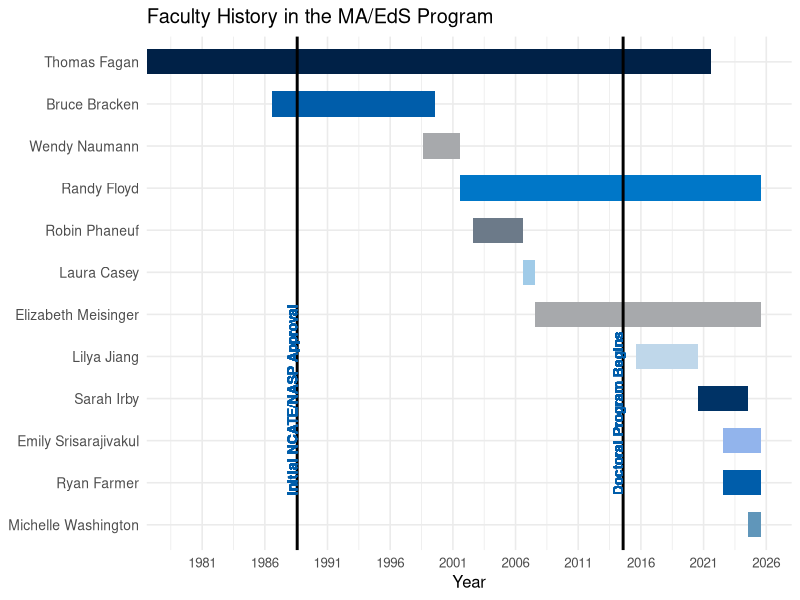

This figure's R source:
## ---- chunk 1
# Faculty history reference:
# - Dr. Thomas Fagan: 1976–2021 (Director until 2020)
# - Dr. Bruce Bracken: 1986–1999
# - Dr. Wendy Naumann: 1998–2001
# - Dr. Randy Floyd: 2001–present
# - Dr. Robin Phaneuf: 2002–2006
# - Dr. Laura Casey: 2006–2007 (interim)
# - Dr. Elizabeth Meisinger: 2007–present
# - Dr. Xu (Lilya) Jiang: 2015–2020
# - Dr. Sarah Irby: 2020–2024 (Director 2021–2023)
# - Dr. Emily Srisarajivakul: 2022–present
# - Dr. Ryan Farmer: 2022–present (Director from 2023)
# - Dr. Michelle Washington: 2024–present

library(ggplot2)
library(dplyr)

# Faculty appointment data
faculty <- data.frame(
  name = c(
    "Thomas Fagan", "Bruce Bracken", "Wendy Naumann", "Randy Floyd",
    "Robin Phaneuf", "Laura Casey", "Elizabeth Meisinger", "Lilya Jiang",
    "Sarah Irby", "Emily Srisarajivakul", "Ryan Farmer", "Michelle Washington"
  ),
  start_year = c(1976, 1986, 1998, 2001, 2002, 2006, 2007, 2015, 2020, 2022, 2022, 2024),
  end_year = c(2021, 1999, 2001, 2025, 2006, 2007, 2025, 2020, 2024, 2025, 2025, 2025)
)

faculty <- faculty %>%
  mutate(
    start = as.Date(paste0(start_year, "-08-01")),
    end = as.Date(paste0(end_year, "-07-31"))
  ) %>%
  arrange(start) %>%
  mutate(name = factor(name, levels = rev(unique(name))))

# UofM-style colors (can be extended/adjusted)
faculty_colors <- c(
  "Thomas Fagan" = "#002147",
  "Bruce Bracken" = "#005DAA",
  "Wendy Naumann" = "#A7A9AC",
  "Randy Floyd" = "#0077C8",
  "Robin Phaneuf" = "#6C7A89",
  "Laura Casey" = "#A0CBE8",
  "Elizabeth Meisinger" = "#A7A9AC",
  "Lilya Jiang" = "#BFD7EA",
  "Sarah Irby" = "#003366",
  "Emily Srisarajivakul" = "#92B4EC",
  "Ryan Farmer" = "#005DAA",
  "Michelle Washington" = "#6096BA"
)

# Director appointment spans
director_spans <- data.frame(
  name = c("Thomas Fagan", "Sarah Irby", "Ryan Farmer"),
  x_start = as.Date(c("1976-08-01", "2021-08-01", "2023-08-01")),
  x_end   = as.Date(c("2020-07-31", "2023-07-31", "2025-07-31")),
  y = as.numeric(factor(c("Thomas Fagan", "Sarah Irby", "Ryan Farmer"),
                        levels = levels(faculty$name))) + 0.35
)

director_labels <- data.frame(
  label = c("Director", "Director", "Director"),
  x = as.Date(c("1998-01-01", "2022-01-01", "2024-01-01")),
  y = director_spans$y + 0.1
)
  # Calculate Y position for labels near Ryan Farmer's line
label_y <- which(levels(faculty$name) == "Ryan Farmer") - 0.3

# Plot
ggplot(faculty, aes(y = name, xmin = start, xmax = end, fill = name)) +
  # Faculty appointment bars
  geom_rect(aes(xmin = start, xmax = end,
                ymin = as.numeric(name) - 0.3,
                ymax = as.numeric(name) + 0.3)) +
  scale_fill_manual(values = faculty_colors) +

  # Vertical milestone lines
  geom_vline(xintercept = as.Date("1988-08-01"), color = "black", size = 1) +
  geom_text(aes(x = as.Date("1988-07-30"), y = label_y),
          label = "Initial NCATE/NASP Approval",
          angle = 90, vjust = 0, hjust = 0,
          size = 3.5, fontface = "bold", color = "#005DAA") +

  geom_vline(xintercept = as.Date("2014-08-01"), color = "black", size = 1) +
  geom_text(aes(x = as.Date("2014-07-30"), y = label_y),
          label = "Doctoral Program Begins",
          angle = 90, vjust = 0, hjust = 0,
          size = 3.5, fontface = "bold", color = "#005DAA") +

  scale_x_date(date_breaks = "5 years", date_labels = "%Y",
               expand = expansion(mult = c(0, 0.05))) +
  labs(title = "Faculty History in the MA/EdS Program", x = "Year", y = NULL) +
  theme_minimal(base_size = 12) +
  theme(
    legend.position = "none",
    axis.text.y = element_text(size = 10)
  )

